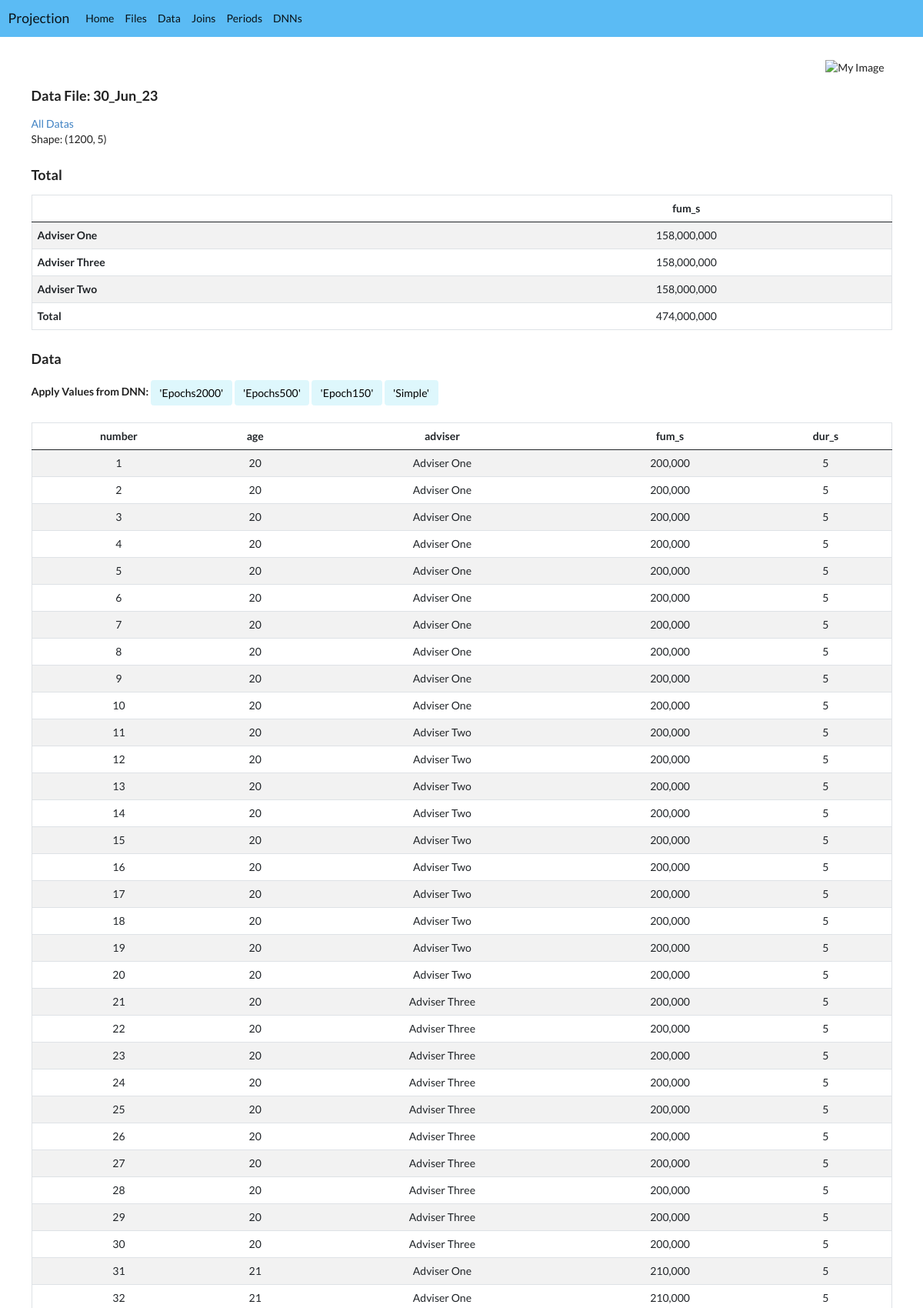
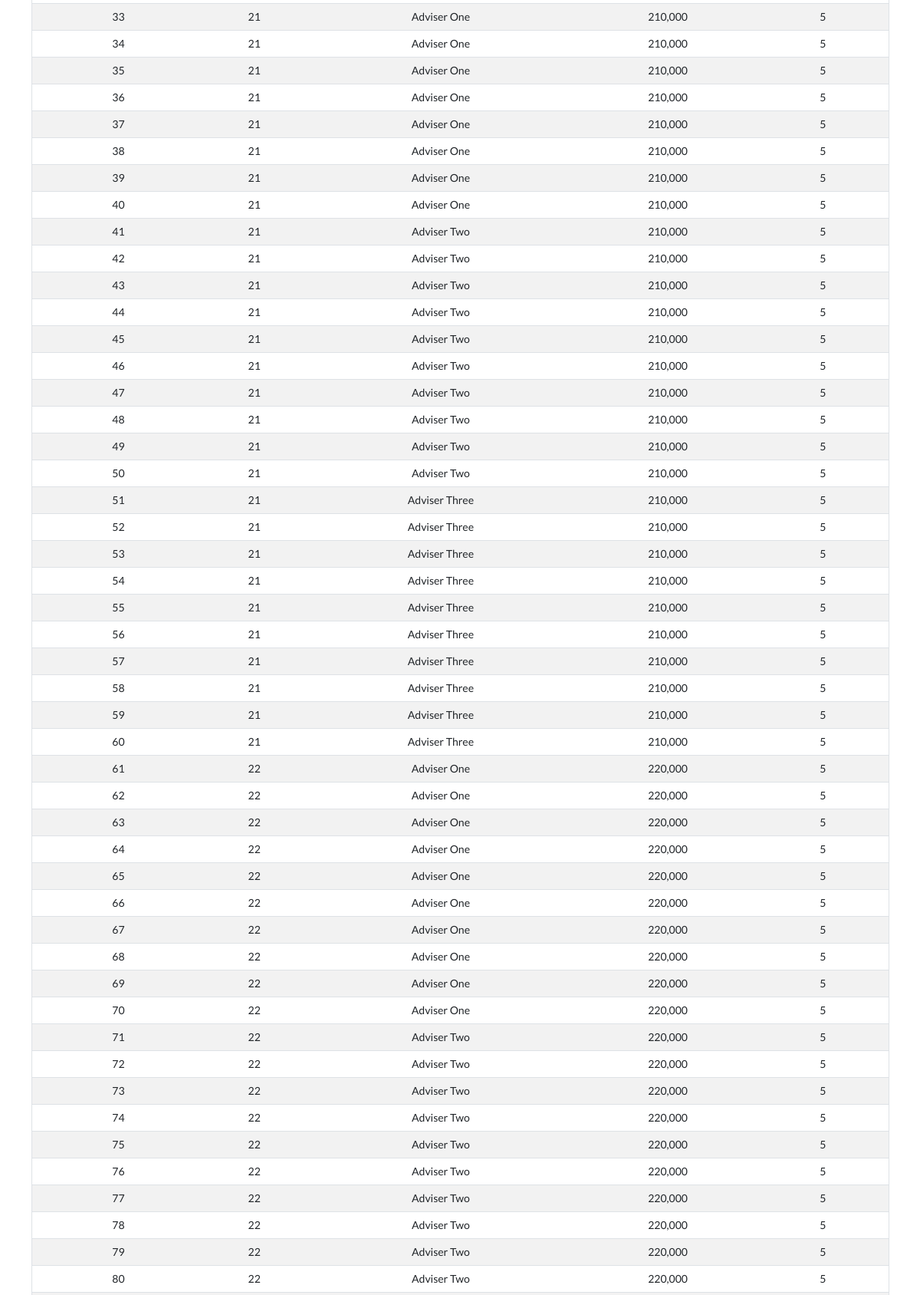
The page /item/data/118 (upper part) on the database its author committed (2 pictures, top to bottom).
### app/models.py (models this page shows, shortened)
class Data(Model):
    name = "data"
    name_singular = "Data"
    name_plural = "Data"
    description = "The Data file contains a snapshot of the portfolio at the end of the relevant month."
    name = CharField(max_length=512, null=True)
    date = DateField(null=True, blank=True)
    file = ForeignKey(FileModel, related_name="data_file", on_delete=SET_NULL, null=True)
    df = None
    index = IntegerField(null=True, blank=True)
    value_factor = FloatField(null=True, blank=True)

class FileModel(Model):
    TYPE_CHOICES = [
        ("start", "Start File"),
        ("end", "End File"),
        ("data", "Data File"),
        ("joint", "Joint File"),
        ("lapse", "Lapse File"),
        ("rate", "Rate File"),
        ("assumption", "Assumption File"),
        ("projection", "Projection File"),
    ]
    name = "file"
    name_singular = "File"
    name_plural = "Files"
    description = "Data, Joins, Periods and DNNs each create files. Those files are listed below. To view a file, click on the relevant button."
    name = CharField(max_length=512)
    time_stamp = DateTimeField(auto_now_add=True, null=True,blank=True)
    last_update = DateTimeField(null=True,blank=True)
    document = FileField(upload_to="files/", blank=True, null=True)
    type = CharField(max_length=100, blank=True, null=True, choices=TYPE_CHOICES)
    def df(self):
        try:
            return pd.read_csv(str(self.name))
        except:
            return None
    def df_html(self):
        df = self.df()
        if df is None: return None
        result = df.to_html(
            classes=['table', 'table-striped', 'table-center'],
            index=False,
            justify='center',
            formatters=formatters,
            render_links=True,
        )
        return result
    def df_total(self):
        if self.type != "data": return
        df = self.df()
        grouping = "adviser"
        df_group = df.groupby([grouping]).sum()
        df_group = df_group[["fum_s", ]]
        df_total = df_group.sum().to_frame().transpose()
        df_total.set_index(pd.Index(["Total", ]), inplace=True)
        df = pd.concat([df_group, df_total], axis=0)
        html = f"<h3>Total</h3>" + df.to_html(classes=['table', 'table-striped', 'table-center'], index=True, justify='center', formatters=formatters)
        return html

class DNN(Model):
    name = "dnn"
    name_singular = "DNN"
    name_plural = "DNNs"
    description = "A Deep Neural Network (DNN) is defined by the number and size of its layers. Larger DNNs are more able to model complexity and more prone to 'over-fitting' the data. Each DNN is connected to a Period. The Joins in the Period are used to train the model."
    name = CharField(max_length=30, null=True)
    period = ForeignKey(Period, related_name="period", on_delete=SET_NULL, null=True)
    layers = CharField(max_length=512, null=True, default='20, 15, 10, 10, 5')
    model = CharField(max_length=512, null=True)
    epochs = IntegerField(default=150)
    assumption_file = ForeignKey(FileModel, related_name="assumption", on_delete=SET_NULL, null=True)
    loss_file = ForeignKey(FileModel, related_name="loss", on_delete=SET_NULL, null=True)
    proj_period = IntegerField(blank=True, null=True, default=5)
    mse = FloatField(null=True, blank=True)
    def __str__(self): return self.name
    def loss(self):
        if not self.loss_file: return None
        df = self.loss_file.df()
        final = df['loss'].iloc[-1]
        try:
            final50 = df['loss'].iloc[-11]
            improvement = round(100-(final50/final) * 100, 3)
            final = round (final, 2)
            return f"{final} ({improvement}%)"
        except:
            final = round (final, 2)
            return f"{final}"

### app/views.py (the view)
# urls.py: path("item/<model_str>/<id>", item, name="item"),
def item(request, model_str, id):
    model, form = get_model(model_str)
    item = model.objects.get(id=id)
    dnns = DNN.objects.all()
    context = {'item': item, 'model_str': model_str, "dnns": dnns}
    return render(request, model_str + ".html", context)

### app/forms.py (called while the page is built, shortened)
def get_model(model_str):
    if model_str == "file": return FileModel, None
    if model_str == "data": return Data, None

### app/models.py (called while the page is built)
def format_dollars(var): return f'{var:,.0f}'

### app/templates/data.html
{% extends 'base.html'%}
{% block content %}
<h3>Data File: {{ item.name }}</h3>
<a href="{% url 'list' model_str %}">All {{ model_str | capfirst }}s</a><br>
Shape: {{ item.file.df.shape }}
{{ item.file.df_total | safe }}
<h3>Data</h3>
{% if dnns|length > 0 %}<b>Apply Values from DNN: </b>{% endif %}
{% for dnn in dnns %}
    <a class="btn btn-yak" href="{% url 'apply_value' model_str item.id dnn.id %}">'{{ dnn | capfirst }}'</a>
{% endfor %}<br><br>
{{ item.file.df_html | safe }}
<br><br><br>
{% endblock %}

### app/static/styles.css (style rules this page uses)
.btn-yak { color: black; background-color: #DEF7FC; border-color: #DEF7FC; margin-top: 2px; margin-bottom: 2px; }
.table-center td { text-align: center; }

### rows shown on the page
Data: name "30_Jun_23", file.df.shape "(1200, 5)", file.df_total "Total fum_s Adviser One 158,000,000 Adviser Three 158,000,000 Adviser Two 158,000,000 Total 474,000,000", file.df_html "number age adviser fum_s dur_s 1 20 Adviser One 200,000 5 2 20 Adviser One 200,000 5 3 20 Adviser One 200,000 5 4 20 Adviser One 200,000 5 5 20 Adviser One 200,000 5 6 20 Adviser One 200,000 5 7 20 Adviser One 200,000 5 8 20 Adviser One 200,000 5 9 20 Adviser One 200,000 5 10 20 Adviser One 200,000 5 11 20 Adviser Two 200,000 5 12 20 Adviser Two 200,000 5 13 20 Adviser Two 200,000 5 14 20 Adviser Two 200,000 5 15 20 Adviser Two 200,000 5 16 20 Adviser Two 200,000 5 17 20 Adviser Two 200,000 5 18 20 Adviser Two 200,000 5 19 20 Adviser Two 200,000 5 20 20 Adviser Two 200,000 5 21 20 Adviser Three 200,000 5 22 20 Adviser Three 200,000 5 23 20 Adviser Three 200,000 5 24 20 Adviser Three 200,000…"
FileModel: type "Data"
DNN: name "Epochs2000"
DNN: name "Epochs500"
DNN: name "Epoch150"
DNN: name "Simple"
